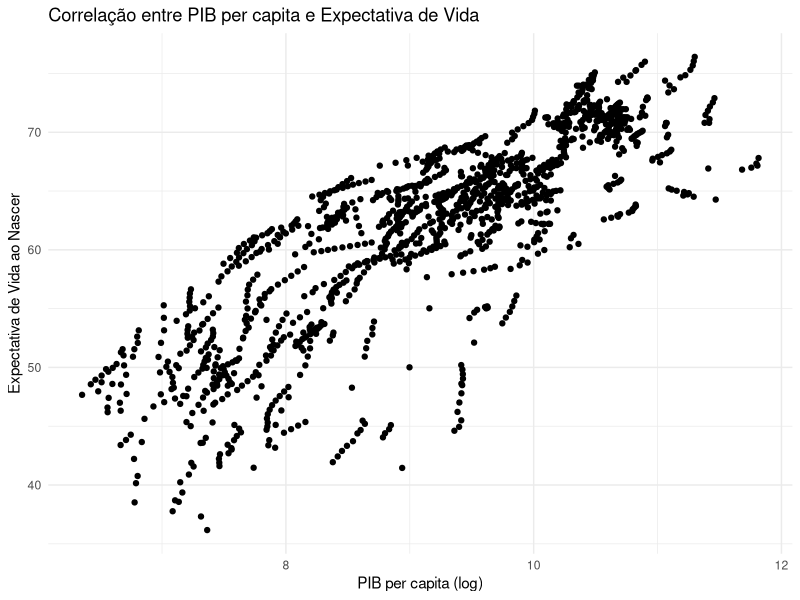
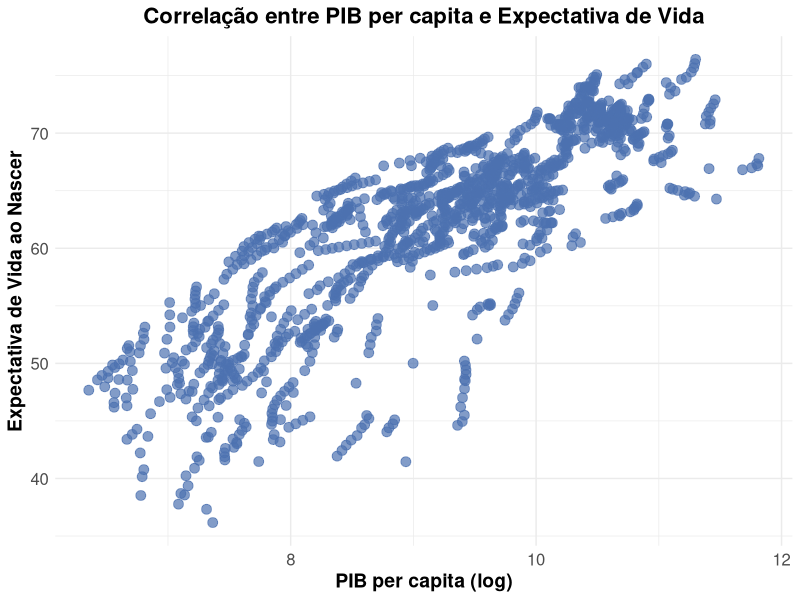
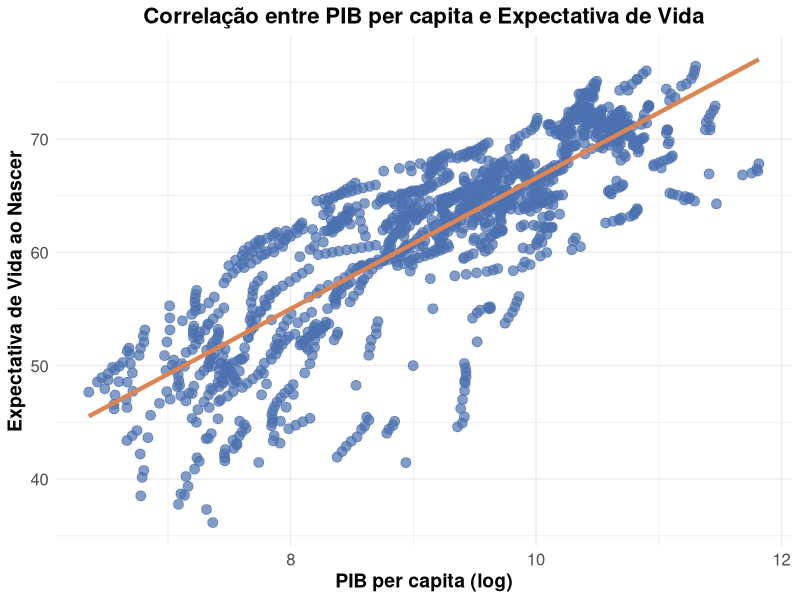

Write the R code that produced these figures, in order.
####  Projeto  ####

# Configurando o diretório de trabalho
setwd("~/Desktop/DataScience/CienciaDeDados/1.Big-Data-Analytics-com-R-e-Microsoft-Azure-Machine-Learning/17.Mini-Projeto-1_-_Analise_Exploratoria_de_Dados_Socioeconomicos")
getwd()


## Carregando pacotes
library(tidyverse) # manipulação de dados
library(dplyr)     # manipulação de dados
library(corrplot)  # criar gráfico de mapa de correlação
library(ggplot2)   # criar outros gráficos (especificamente de dispersão)
library(caret)     # usado em tarefas de classificação e regressão para simplificar o processo de treinamento de modelos
library(openxlsx)


## Perguntas de Negócio

# Pergunta 1

# - O Aumento do PIB per capita de um país afeta positivamente a expectativa de vida dos cidadãos ao nascer?
#   Qual a correlação entre as duas variáveis ?

# Pergunta 2

# - Existe uma correlação entre a escala de vida e a conscientização do público em geral sobre a corrupção
#   nos negócios e no governo ? Qual a correlação entre essas duas variáveis ?

# Pergunta 3

# - O aumento na escala de vida tem algum efeito na média de felicidade entre o público em geral ?
#   Qual a relação entre essas duas variáveis ?

# Pergunta 4

# - O país com o menor índice de suporte social tem maior percepção de corrupção em relação às empresas e
#   ao governo no páis ?

# Pergunta 5

# - Pessoas generosas são mais felizes ?



## Carregando dados

dados <- read.xlsx("online-data-chapter-2-whr-2017.xlsx")
head(dados)
# View(dados)
  

## Análise Exploratória Geral dos Dados

# Renomeando Colunas
dados <- dados %>%
  rename(
    Codigo = WP5.Country,
    Pais = country,
    Ano = year,
    Indice_de_Felicidade = Life.Ladder,
    PIB_Log = Log.GDP.per.capita,
    Suporte_Social = Social.support,
    Expectativa_Saudavel_de_Vida_ao_Nascer = Healthy.life.expectancy.at.birth,
    Liberdade_para_Escolhas = Freedom.to.make.life.choices,
    Generosidade = Generosity,
    Percepcao_de_Corrupcao = Perceptions.of.corruption,
    Afeto_Positivo = Positive.affect,
    Afeto_Negativo = Negative.affect,
    Confianca_no_Governo = Confidence.in.national.government,
    Qualidade_Democratica = Democratic.Quality,
    Qualidade_Servicos_Publicos = Delivery.Quality,
    Desvio_Padrao_Indice_Felicidade_por_Pais_e_Ano = `Standard.deviation.of.ladder.by.country-year`,
    Razao_entre_Desvio_Padrao_e_Media_Do_Indice_de_Felicidade_por_Pais_e_Ano = `Standard.deviation/Mean.of.ladder.by.country-year`,
    Indice_GINI_World_Bank = `GINI.index.(World.Bank.estimate)`,
    Media_do_Indice_GINI_2000_a_2013 = `GINI.index.(World.Bank.estimate),.average.2000-13`,
    Indice_GINI_de_Renda_Domiciliar_por_Ano = `gini.of.household.income.reported.in.Gallup,.by.wp5-year`
  )
head(dados)

# verificando valores ausentes nas colunas
colSums(is.na(dados))

# Dimensões (nº de linhas e colunas)
dim(dados)

# Verificando tipos de dados
str(dados)

# Sumário estatístico
summary(dados)

# Selecione e converte apenas as variáveis do tipo caractere para tipo factor
colunas_chr <- sapply(dados, is.character)
dados <- mutate_if(dados, colunas_chr, as.factor)



# Pergunta 1

# - O Aumento do PIB per capita de um país afeta positivamente a expectativa de vida dos cidadãos ao nascer?
#   Qual a correlação entre as duas variáveis ?

# Análise Exploratória Específica
dados_1 <- dados %>% 
  select(Codigo,Pais,Ano,Indice_de_Felicidade,PIB_Log,Expectativa_Saudavel_de_Vida_ao_Nascer)

colSums(is.na(dados_1))
dados_1 <- na.omit(dados_1)
dados_1$Ano <- as.factor(dados_1$Ano)

# Sumário estatístico
summary(dados_1)


# Verificando a Correlação de Pearson entre duas variáveis
cor(dados_1$PIB_Log, dados_1$Expectativa_Saudavel_de_Vida_ao_Nascer, method = "pearson")  # 0.8331619

# - O valor de 0.83 está próximo a 1 o que indica uma forte correlação entre as duas variáveis.


# Criar gráfico de dispersão
ggplot(dados_1, aes(x = PIB_Log, y = Expectativa_Saudavel_de_Vida_ao_Nascer)) +
  geom_point() +
  labs(title = "Correlação entre PIB per capita e Expectativa de Vida",
       x = "PIB per capita (log)",
       y = "Expectativa de Vida ao Nascer") +
  theme_minimal()

# Criar gráfico de dispersão aprimorado
ggplot(dados_1, aes(x = PIB_Log, y = Expectativa_Saudavel_de_Vida_ao_Nascer)) +
  geom_point(color = "#4C72B0", size = 3, alpha = 0.7) +  # Define cor, tamanho e transparência dos pontos
  labs(title = "Correlação entre PIB per capita e Expectativa de Vida",
       x = "PIB per capita (log)",
       y = "Expectativa de Vida ao Nascer") +
  theme_minimal() +
  theme(plot.title = element_text(hjust = 0.5, size = 16, face = "bold"),  # Centraliza o título e ajusta a fonte
        axis.text = element_text(size = 12),  # Ajusta o tamanho do texto nos eixos
        axis.title = element_text(size = 14, face = "bold"))  # Ajusta o tamanho e a fonte dos títulos dos eixos

# Criar gráfico de dispersão com linha de correlação
ggplot(dados_1, aes(x = PIB_Log, y = Expectativa_Saudavel_de_Vida_ao_Nascer)) +
  geom_point(color = "#4C72B0", size = 3, alpha = 0.7) +
  geom_smooth(method = "lm", se = FALSE, color = "#DD8452", linewidth = 1.5) +  # Ajustado para "linewidth"
  labs(title = "Correlação entre PIB per capita e Expectativa de Vida",
       x = "PIB per capita (log)",
       y = "Expectativa de Vida ao Nascer") +
  theme_minimal() +
  theme(plot.title = element_text(hjust = 0.5, size = 16, face = "bold"),
        axis.text = element_text(size = 12),
        axis.title = element_text(size = 14, face = "bold"))


